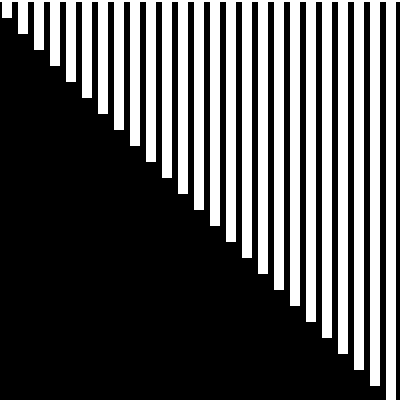
Frame 1 (no input)
Frame 60 (the mouse pressed at the canvas centre just before this capture): identical to frame 1, image omitted
Frame 120 (the mouse held since frame 60 and released just before this capture): blank canvas, image omitted

The Processing sketch that drew this single still picture (run headless with seeded random() and noise(); from frame 60 on, the mouse is pressed at the canvas centre):

// Processing sketch: processing_137610
// ── processing_137610.pde

void setup() {
  size(400, 400);
}

void draw() {
  background(255);
  noStroke();
  for (int i = 2; i < height; i += 16) {
    fill(0, 0, 0);
    rect(0, i, width, 100);
    fill(255);
    rect(i, 1, 10, height);
    fill(255,25,255,13);
   line(mouseX/2,height/2, 0, i-100);
      line(mouseX/2,mouseY/2,i+100, 0);
  }
  
   if (mousePressed == true) {
    background(150);
  }
 
  for (int q = 2; q < 2; q++) {
    if (q % 2 == 0) {
      fill(0);
    }
    else {
      fill(255);
    }
}
}
